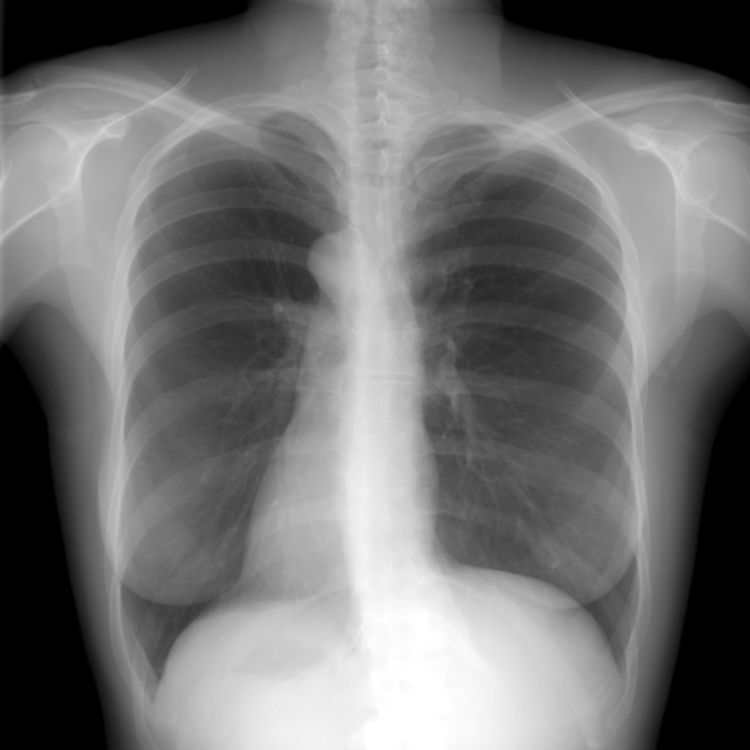
#> input picture Vezba11: Z-normalizacija i objektivne mere/REG_HE.png, 750 x 750 px
$ python v11_1.py   (older library calls are emulated)
#> lines starting #> are read from the running program, lines starting #| are printed output that depends on the picture; after the words box and inside, x2 and y2 are one past the last pixel; in counts of white or black regions, pixels touching at a corner belong together; long printed decimals are rounded
### Vezba11: Z-normalizacija i objektivne mere/osum.py
import math
import cv2
import os
import numpy as np
from scipy.ndimage.filters import maximum_filter, convolve1d
from scipy.interpolate import interp2d
import matplotlib.pyplot as plt


def gaussian(n=5, sigma=1):

    x = range(-int(n/2), int(n/2)+1)
    # raspakivanje liste
    x_osa = [*x]
    # prolazak kroz svaki element liste
    f = [1/(sigma*math.sqrt(2*math.pi))*math.exp(-float(el)**2/(2*sigma**2)) for el in x]

    return f, x_osa


def im_norm(im):
    im_n = (im-im.min())/(im.max()-im.min())
    return im_n


# [429 lines left out: functions im_pyr_decomp, im_pyr_recon, data_fname_split, read_raw, log_LUT, sigmLUT and 5 more, not called in this run]


def disp_im(im, lmin=0, lmax=255, title=''):

    fig = plt.figure()
    ax = fig.add_axes([0,0,1,1])
    ax.imshow(im, cmap='gray', vmin=lmin, vmax=lmax)
    plt.axis('off')
    plt.title(title)


# 2.1
def z_norm(im, d=35, s=10, pr=10):

    im = np.float32(im)
    g, x_osa = gaussian(d, s)

    im_m = convolve1d(im, g, axis=0, mode='nearest')
    im_m = convolve1d(im_m, g, axis=1, mode='nearest')

    im_var = (im-im_m)**2
    im_var = convolve1d(im_var, g, axis=0, mode='nearest')
    im_var = convolve1d(im_var, g, axis=1, mode='nearest')
    im_var[im_var<pr] = pr

    im_norm = (im - im_m)/np.sqrt(im_var)

    return im_norm

# 2.4
def integral_img(im):

    a = np.cumsum(im, axis=1)  # na desno
    b = np.cumsum(a, axis=0)  # na dole

    return b

# 2.5
def z_norm2(im, k=31, pr=5):

    hk = int((k-1)/2)
    v,s = im.shape

    iim = integral_img(im)
    sqiim = integral_img(im**2)

    var_im = np.zeros((v,s), dtype=np.float32)
    mean_im = np.zeros((v,s), dtype=np.float32)
    for i in range(hk, v-hk):
        for j in range(hk, s-hk):
            mean_im[i, j] = (iim[i+hk,j+hk]-iim[i-hk,j+hk]-iim[i+hk,j-hk]+iim[i-hk,j-hk])/k**2
            var_im[i, j] = (sqiim[i+hk,j+hk]-sqiim[i-hk,j+hk]-sqiim[i+hk,j-hk]+sqiim[i-hk,j-hk])/k**2-mean_im[i, j]**2


    var_im[var_im<pr] = pr
    mean_im = mean_im[hk:v-hk, hk:s-hk]
    var_im = var_im[hk:v-hk, hk:s-hk]
    im = im[hk:v-hk, hk:s-hk]

    im_norm = (im - mean_im) / np.sqrt(var_im)

    return im_norm

# 3.4
# [83 lines left out: functions mutual_information, normalized_mutual_information, sobel_grad, imq_qab, not called in this run]

### Vezba11: Z-normalizacija i objektivne mere/v11_1.py
import cv2
import osum
import matplotlib.pyplot as plt
import numpy as np

# 1
# 1.1
im1 = cv2.imread('REG_HE.png', cv2.IMREAD_GRAYSCALE)
#> im1 is the input picture: shape (750, 750); min 0, max 255, mean 116
im2 = cv2.imread('REG_LE_08.PNG', cv2.IMREAD_GRAYSCALE)
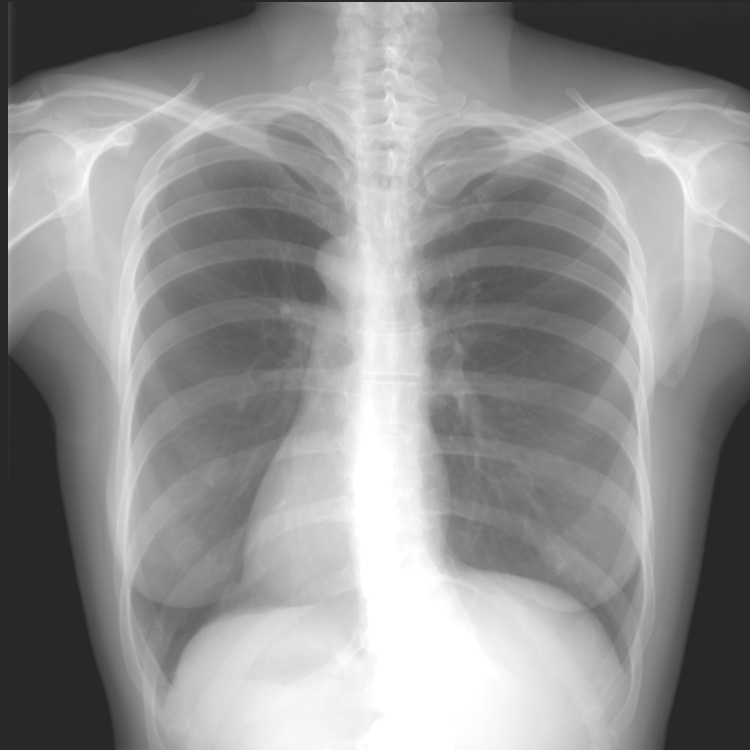
#> input picture Vezba11: Z-normalizacija i objektivne mere/REG_LE_08.PNG, 750 x 750 px
#> im2 is the input picture: shape (750, 750); min 40, max 255, mean 146.6

im1_nim1 = np.float32(im1)
im2 = np.float32(im2)
osum.disp_im(im1, title='im1')
osum.disp_im(im2, title='im2')
osum.disp_im(np.abs(im1-im2), title='abs razlika')
# plt.show()
d = np.sum(np.sum(np.abs(im1-im2)))
#> d = 17833904
d_mu = np.abs(np.mean(im1)-np.mean(im2))
#> d_mu = 30.6


# 1.2
g = np.arange(0, 256)
h1 = np.histogram(im1, g)
h2 = np.histogram(im2, g)

plt.figure()
plt.plot(g[:-1], h1[0])
plt.plot(g[:-1], h2[0])
plt.legend(['im1', 'im2'])
plt.title('Histogrami pre z-normalizacije')
# plt.show()

# 1.3
im1_n = (im1-np.mean(im1))/np.sqrt(np.var(im1))
im2_n = (im2-np.mean(im2))/np.sqrt(np.var(im2))

# 1.4
osum.disp_im(im1_n, title='im1 nakon z-normalizacije', lmin=im1_n.min(), lmax=im1_n.max())
osum.disp_im(im2_n, title='im2 nakon z-normalizacije', lmin=im2_n.min(), lmax=im2_n.max())
abs_n = np.abs(im1_n-im2_n)
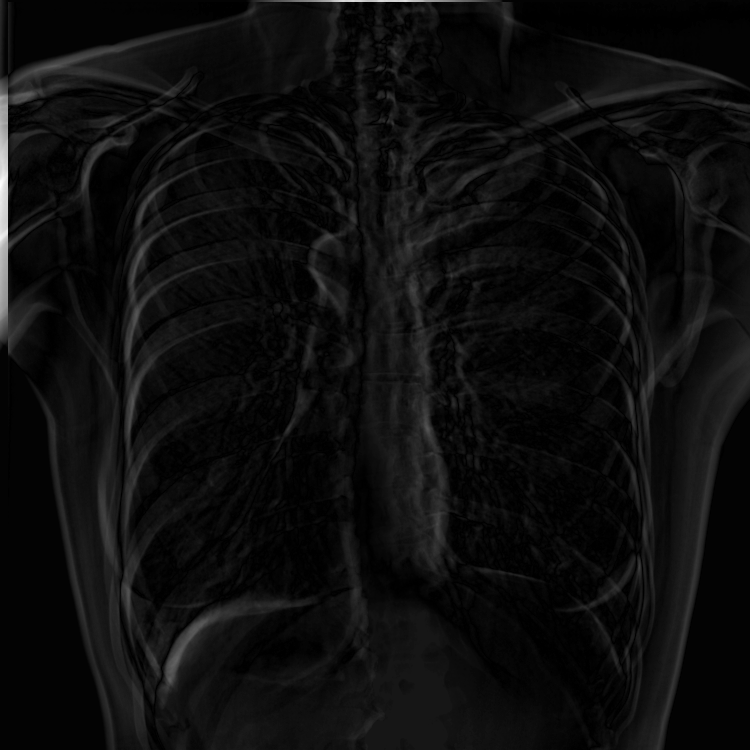
#> abs_n: shape (750, 750) float64; min 1.03e-05, max 2.99, mean 0.164; drawn with min black and max white
osum.disp_im(abs_n, title='abs razlika nakon z-normalizacije', lmin=abs_n.min(), lmax=abs_n.max())
# plt.show()

print(np.mean(im1_n))
#| 6.063298011819522e-17
print(np.mean(im2_n))
#| -5.360243e-07
print(np.std(im1_n))
#| 1
print(np.std(im2_n))
#| 1.000
d_n = np.sum(np.sum(np.abs(im1_n-im2_n)))
#> d_n = 92300
d_mu_n = np.abs(np.mean(im1_n)-np.mean(im2_n))
#> d_mu_n = 5.36e-07

# 1.5
g = np.linspace(-2, 2, num=200)
h1 = np.histogram(im1_n, g)
h2 = np.histogram(im2_n, g)

plt.figure()
plt.plot(g[:-1], h1[0])
plt.plot(g[:-1], h2[0])
plt.legend(['im1_n', 'im2_n'])
plt.title('Histogrami nakon z-normalizacije')
plt.show()
#> figure, not shown here; curve peaks at x = 0, y = 67879; curve peaks at x = 40, y = 60800
#> figure, not shown here; curve peaks at x = -1.7, y = 68326; curve peaks at x = -1.76, y = 60800


# 2
# 2.2
im1_n_lok1 = osum.z_norm(im1)
#> in z_norm, `im_var[im_var<pr] = pr`: im_var: shape (750, 750) float32; min 10, max 1397.8, mean 399.9
im2_n_lok1 = osum.z_norm(im2)

# [7 lines of commented-out code are left out]

osum.disp_im(im1_n_lok1, title='im1 lokalna z-normalizacija 1', lmin=im1_n_lok1.min(), lmax=im1_n_lok1.max())
osum.disp_im(im2_n_lok1, title='im2 lokalna z-normalizacija 1',lmin=im2_n_lok1.min(), lmax=im2_n_lok1.max())
abs_n_lok1 = np.abs(im1_n_lok1-im2_n_lok1)
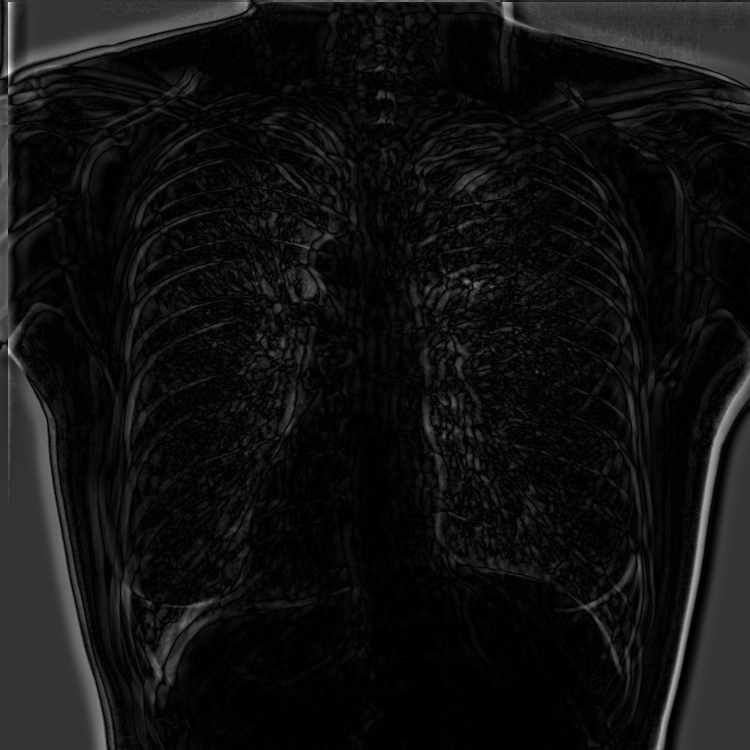
#> abs_n_lok1: shape (750, 750) float32; min 1.19e-07, max 5.29, mean 0.36; drawn with min black and max white
osum.disp_im(abs_n_lok1, title='abs razlika nakon lokalne z-normalizacije 1', lmin=abs_n_lok1.min(), lmax=abs_n_lok1.max())
plt.show()

# 2.3
print(np.mean(im1_n_lok1))
#| 0.8495
print(np.mean(im2_n_lok1))
#| 1.017
print(np.std(im1_n_lok1))
#| 0.5447
print(np.std(im2_n_lok1))
#| 0.3184

d_n_lok1 = np.sum(np.sum(np.abs(im1_n_lok1-im2_n_lok1)))
#> d_n_lok1 = 202630
d_mu_n_lok1 = np.abs(np.mean(im1_n_lok1)-np.mean(im2_n_lok1))
#> d_mu_n_lok1 = 0.168

# 2.6
im1_n_lok2 = osum.z_norm2(im1)
#> after the loop in z_norm2, `for i in range(hk, v-hk):`:
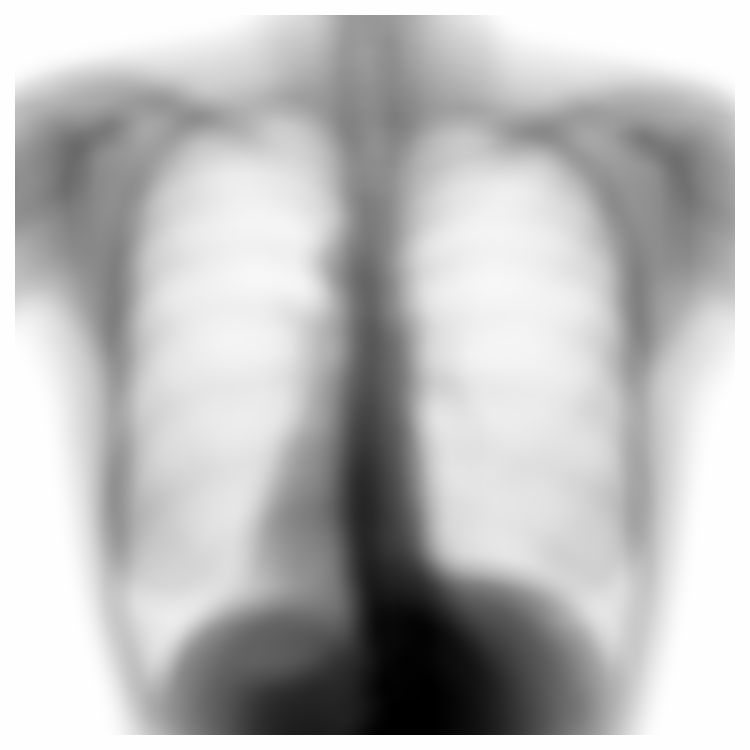
#> var_im: shape (750, 750) float32; min -57031.1, max 13.67, mean -14837.2; drawn with min black and max white
im2_n_lok2 = osum.z_norm2(im2)
#> call 2 of z_norm2, with k = 31, pr = 5
#> in integral_img (call 4), `a = np.cumsum(im, axis=1)`:
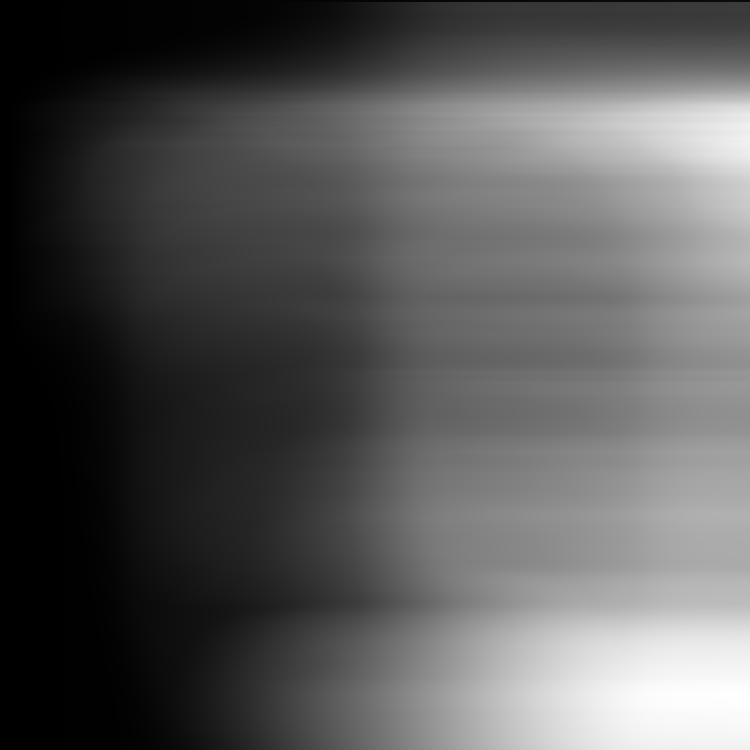
#> a: shape (750, 750) float32; min 1600, max 26891544, mean 9259275; drawn with min black and max white
#> after the loop in z_norm2 (call 2), `for i in range(hk, v-hk):`:
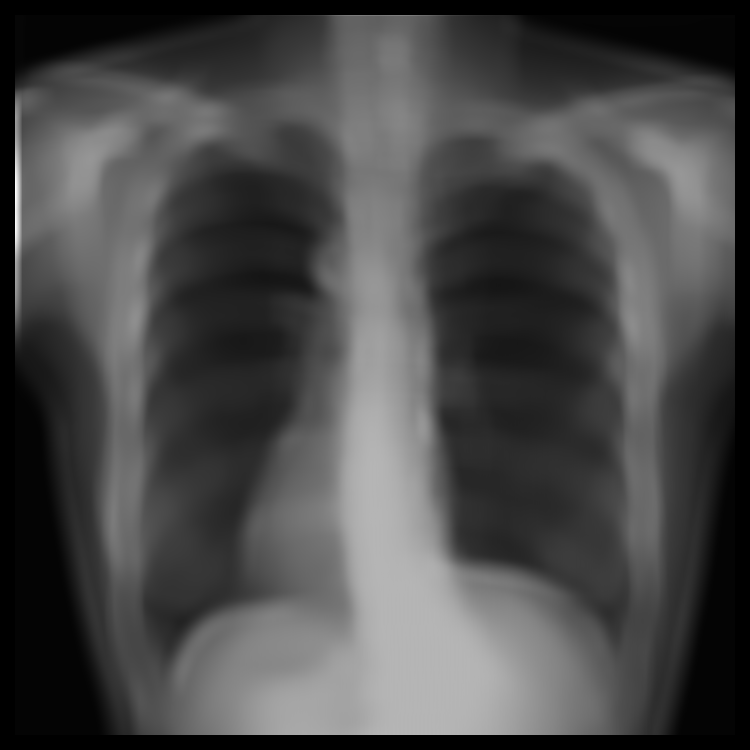
#> var_im: shape (750, 750) float32; min 0, max 5442.7, mean 1573.5; drawn with min black and max white
#> in z_norm2 (call 2), `var_im[var_im<pr] = pr`: var_im: shape (750, 750) float32; 7.84% of pixels changed, all inside (x1, y1, x2, y2) = (0, 0, 750, 750)
#> in z_norm2 (call 2), `im_norm = (im - mean_im) / np.sqrt(var_im)`:
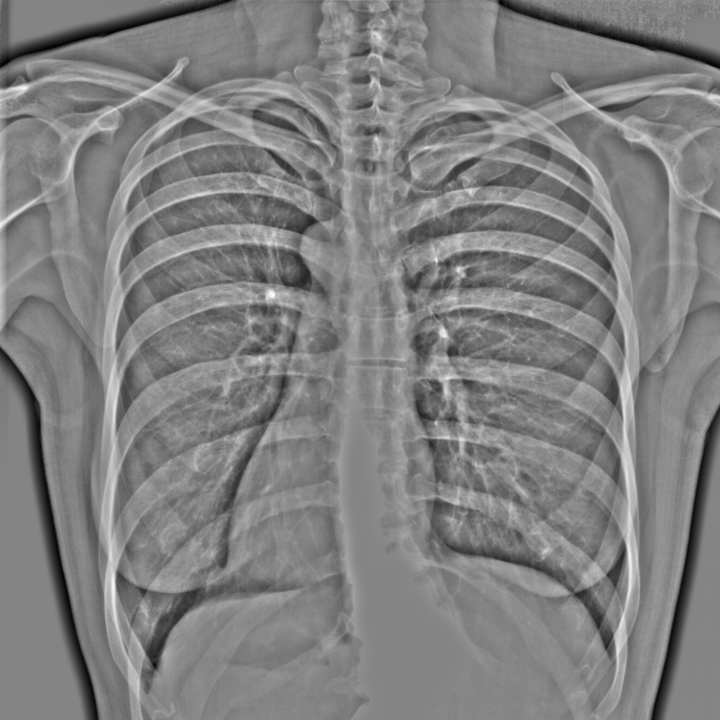
#> im_norm: shape (720, 720) float32; min -0.651, max 1.1, mean 0.232; drawn with min black and max white
osum.disp_im(im1_n_lok2, title='im1 lokalna z-normalizacija 2', lmin=im1_n_lok2.min(), lmax=im1_n_lok2.max())
osum.disp_im(im2_n_lok2, title='im2 lokalna z-normalizacija 2',lmin=im2_n_lok2.min(), lmax=im2_n_lok2.max())
osum.disp_im(np.abs(im1_n_lok2-im2_n_lok2), title='abs razlika nakon lokalne z-normalizacije 2', lmin=np.abs(im1_n_lok2-im2_n_lok2).min(), lmax=np.abs(im1_n_lok2-im2_n_lok2).max())
plt.show()

print(np.mean(im1_n_lok2))
#| 3.404
print(np.mean(im2_n_lok2))
#| 0.2316
print(np.std(im1_n_lok2))
#| 3.454
print(np.std(im2_n_lok2))
#| 0.1778
d_n_lok2 = np.sum(np.sum(np.abs(im1_n_lok2-im2_n_lok2)))
#> d_n_lok2 = 1942251.2
d_mu_n_lok2 = np.abs(np.mean(im1_n_lok2)-np.mean(im2_n_lok2))
#> d_mu_n_lok2 = 3.17
